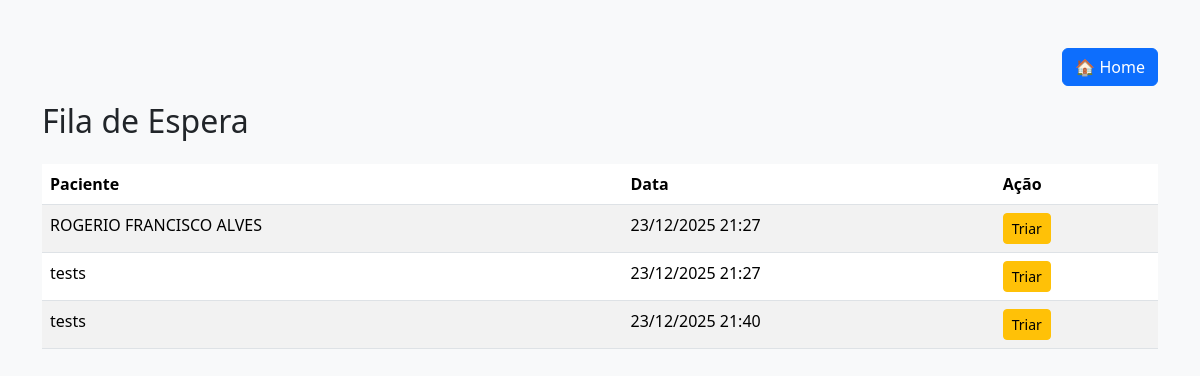
The app's page /consulta/fila/, older data.
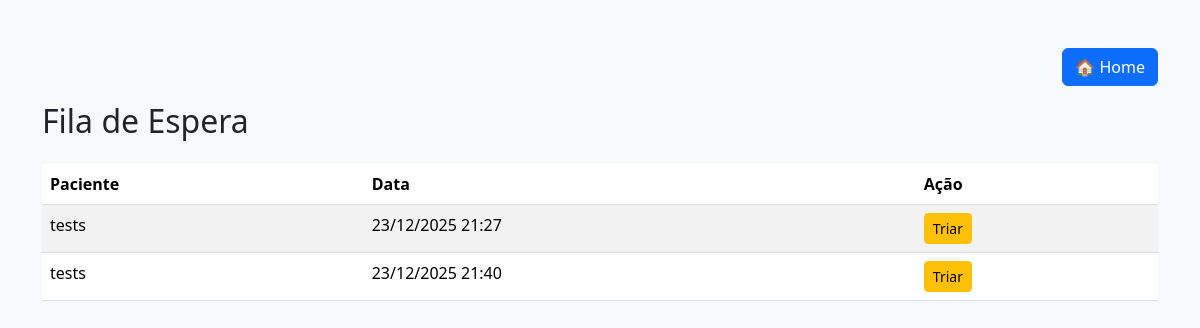
The same page, newer data.
### consulta/models.py (models this page shows, shortened)
class Consulta(models.Model):
    paciente = models.ForeignKey(
        Paciente,
        on_delete=models.CASCADE
    )
    medico = models.ForeignKey(
        Medico,
        on_delete=models.CASCADE,
        null=True,
        blank=True
    )
    status = models.CharField(
        max_length=30,
        default='AGUARDANDO_TRIAGEM'
    )
    data = models.DateTimeField(auto_now_add=True)

### pacientes/models.py (models this page shows, shortened)
class Paciente(models.Model):
    nome = models.CharField(max_length=100)
    idade = models.IntegerField()
    cpf = models.CharField(max_length=14, unique=True)

### consulta/views.py (the view)
# urls.py: path('fila/', views.fila_espera, name='fila_espera'),
def fila_espera(request):
    consultas = Consulta.objects.filter(
        status='AGUARDANDO_TRIAGEM'
    )
    return render(request, 'consulta/fila_espera.html', {
        'consultas': consultas
    })

### consulta/templates/consulta/fila_espera.html (shortened to what this page needs)
<!DOCTYPE html>
<html lang="pt-br">
<head>
    <link href="https://cdn.jsdelivr.net/npm/bootstrap@5.3.2/dist/css/bootstrap.min.css" rel="stylesheet">
</head>
<body class="bg-light">
    <div class="container mt-5">
        <div class="d-flex justify-content-end mb-3">
            <a href="{% url 'home' %}" class="btn btn-primary">
                🏠 Home
            </a>
        </div>
        <h2 class="mb-4">Fila de Espera</h2>
        <table class="table table-striped">
    <thead>
        <tr>
            <th>Paciente</th>
            <th>Data</th>
            <th>Ação</th>
        </tr>
    </thead>
    <tbody>
        {% for consulta in consultas %}
        <tr>
            <td>{{ consulta.paciente.nome }}</td>
            <td>{{ consulta.data|date:"d/m/Y H:i" }}</td>
            <td>
    <a href="{% url 'realizar_triagem' consulta.id %}"
       class="btn btn-sm btn-warning">
        Triar
    </a>
</td>
        </tr>
        {% empty %}
        <tr>
            <td colspan="3">Nenhuma consulta na fila</td>
        </tr>
        {% endfor %}
    </tbody>
</table>
    </div>
</body>
</html>

Row changes from the older to the newer data that the page shows:
no longer on this page (row edited): Consulta: paciente.nome "ROGERIO FRANCISCO ALVES", data "23/12/2025 21:27"
